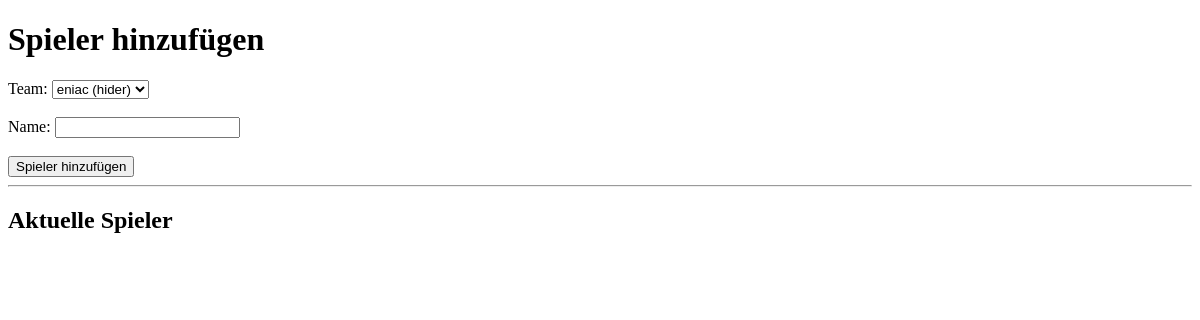
Before: /players with the older database file.
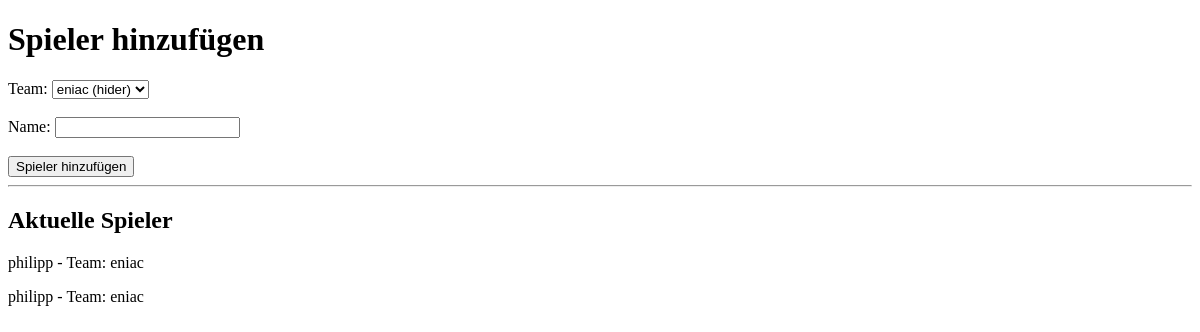
After: the same page with the newer database file.
### app.py (models this page shows)
class Player(db.Model):
    id = db.Column(
        db.Integer,
        primary_key=True
    )
    name = db.Column(
        db.String(100),
        nullable=False
    )
    team_id = db.Column(
        db.Integer,
        db.ForeignKey("team.id")
    )
    locations = db.relationship(
        "Location",
        backref="player",
        cascade="all, delete"
    )

class Team(db.Model):
    id = db.Column(
        db.Integer,
        primary_key=True
    )
    name = db.Column(
        db.String(100),
        nullable=False
    )
    type = db.Column(
        db.String(20),
        nullable=False
    )
    game_id = db.Column(
        db.Integer,
        db.ForeignKey("game.id")
    )
    players = db.relationship(
        "Player",
        backref="team",
        cascade="all, delete"
    )

### app.py (the view, shortened to what this page needs)
@app.route("/players", methods=["GET", "POST"])
def players():
    teams = Team.query.all()
    players = Player.query.all()
    return render_template(
        "players.html",
        teams=teams,
        players=players
    )

### templates/players.html (shortened to what this page needs)
<!DOCTYPE html>
<html lang="de">
<head>
</head>
<body>
<h1>Spieler hinzufügen</h1>
<form method="POST">
<label>Team:</label>
<select name="team_id">
{% for team in teams %}
<option value="{{ team.id }}">
{{ team.name }} ({{ team.type }})
</option>
{% endfor %}
</select>
<br><br>
<label>Name:</label>
<input name="name">
<br><br>
<button type="submit">
Spieler hinzufügen
</button>
</form>
<hr>
<h2>Aktuelle Spieler</h2>
{% for player in players %}
<p>
{{ player.name }}
-
Team:
{{ player.team.name }}
</p>
{% endfor %}
</body>
</html>

Changed rows visible on the page:
added Player: name "philipp", team.name "eniac"
added Player: name "philipp", team.name "eniac"
